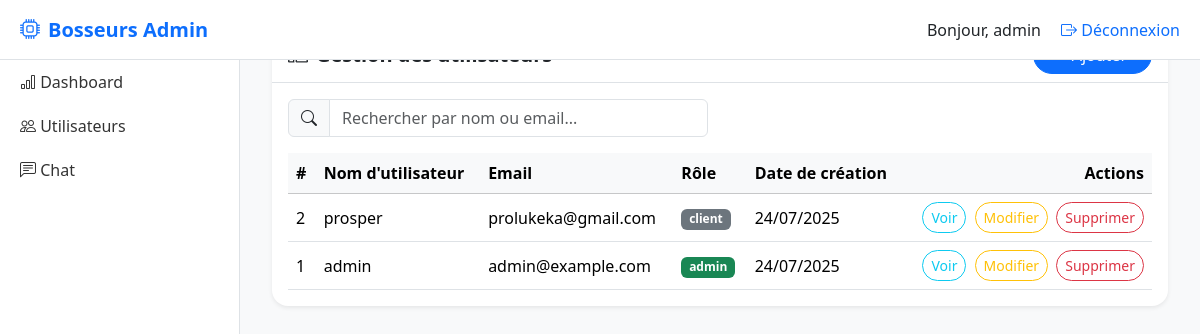
Screenshot of /users (signed in) with the database file from the repository.
### models.py (models this page shows, shortened)
class User(UserMixin, db.Model):
    id = db.Column(db.Integer, primary_key=True)
    username = db.Column(db.String(150), unique=True, nullable=False)
    email = db.Column(db.String(150), unique=True, nullable=False)
    password_hash = db.Column(db.String(200), nullable=False)
    date_created = db.Column(db.DateTime, default=datetime.utcnow)
    role = db.Column(db.String(10), default='client')
    messages = db.relationship('Message', backref='user', lazy=True)
    @property
    def is_admin(self):
        return self.role == 'admin'

### app.py (the view)
@app.route('/users')
@login_required
def users():
    if not current_user.is_admin:
        return redirect('/')
    search_query = request.args.get('search', '')
    if search_query:
        all_users = User.query.filter(User.username.ilike(f"%{search_query}%")).order_by(User.date_created.desc()).all()
    else:
        all_users = User.query.order_by(User.date_created.desc()).all()
    return render_template('admin/users.html', users=all_users, search_query=search_query)

### app.py (called while the page is built)
@login_manager.user_loader
def load_user(user_id):
    return User.query.get(int(user_id))

### templates/admin/users.html (shortened to what this page needs)
{% extends 'base.html' %}
{% block content %}
<div class="container-fluid py-2">
  <div class="card shadow-sm border-0 rounded-4">
    <div class="card-header bg-white border-bottom d-flex justify-content-between align-items-center rounded-top-4">
      <h5 class="fw-bold mb-0">Gestion des utilisateurs</h5>
      <a href="{{ url_for('add_user') }}" class="btn btn-primary rounded-pill px-4">+ Ajouter</a>
    </div>
    <div class="card-body">
      <div class="row mb-3">
        <div class="col-md-6">
          <div class="input-group">
            <span class="input-group-text bg-light"><i class="bi bi-search"></i></span>
            <input type="text" id="searchInput" class="form-control" placeholder="Rechercher par nom ou email...">
          </div>
        </div>
      </div>
      <div class="table-responsive">
        <table class="table table-hover align-middle mb-0">
          <thead class="table-light">
            <tr>
              <th scope="col">#</th>
              <th scope="col">Nom d'utilisateur</th>
              <th scope="col">Email</th>
              <th scope="col">Rôle</th>
              <th scope="col">Date de création</th>
              <th scope="col" class="text-end">Actions</th>
            </tr>
          </thead>
          <tbody id="userTable">
            {% for user in users %}
            <tr>
              <td>{{ user.id }}</td>
              <td>{{ user.username }}</td>
              <td>{{ user.email }}</td>
              <td>
                <span class="badge bg-{{ 'success' if user.role == 'admin' else 'secondary' }}">{{ user.role }}</span>
              </td>
              <td>{{ user.date_created.strftime('%d/%m/%Y') }}</td>
              <td class="text-end">
                <a href="{{ url_for('view_user', user_id=user.id) }}" class="btn btn-sm btn-outline-info rounded-pill me-1">Voir</a>
                <a href="{{ url_for('edit_user', user_id=user.id) }}" class="btn btn-sm btn-outline-warning rounded-pill me-1">Modifier</a>
                <a href="{{ url_for('delete_user', user_id=user.id) }}" class="btn btn-sm btn-outline-danger rounded-pill"
                  onclick="return confirm('Supprimer cet utilisateur ?')">Supprimer</a>
              </td>
            </tr>
            {% endfor %}
          </tbody>
        </table>
      </div>
    </div>
  </div>
</div>
{% endblock %}

### templates/base.html (shortened to what this page needs)
<!DOCTYPE html>
<html lang="fr">
<head>
  <link href="{{ url_for('static', filename='css/bootstrap.min.css') }}" rel="stylesheet" />
  <link href="https://cdn.jsdelivr.net/npm/bootstrap-icons@1.10.5/font/bootstrap-icons.css" rel="stylesheet" />
</head>
<body>
  <div class="topbar">
    <h5><i class="bi bi-cpu me-2"></i>Bosseurs Admin</h5>
    <div>
      {% if current_user.is_authenticated %}
        <span class="me-3">Bonjour, {{ current_user.username }}</span>
        <a href="{{ url_for('logout') }}"><i class="bi bi-box-arrow-right"></i> Déconnexion</a>
      {% endif %}
    </div>
  </div>
  <div class="sidebar">
    <ul class="nav flex-column">
      <li class="nav-item">
        <a class="nav-link {% if active_page == 'dashboard' %}active{% endif %}" href="{{ url_for('dashboard') }}">
          <i class="bi bi-bar-chart"></i> Dashboard
        </a>
      </li>
      <li class="nav-item">
        <a class="nav-link {% if active_page == 'users' %}active{% endif %}" href="{{ url_for('users') }}">
          <i class="bi bi-people"></i> Utilisateurs
        </a>
      </li>
      <li class="nav-item">
        <a class="nav-link {% if active_page == 'chat' %}active{% endif %}" href="{{ url_for('chat') }}">
          <i class="bi bi-chat-left-text"></i> Chat
        </a>
      </li>
    </ul>
  </div>
  <div class="content">
    {% block content %}{% endblock %}
  </div>
</body>
</html>

### templates/base.html (style rules this page uses)
body { background-color: #f8f9fa; font-family: 'Segoe UI', sans-serif; }
.sidebar { width: 240px; height: 100vh; position: fixed; top: 0; left: 0; background-color: #ffffff; border-right: 1px solid #dee2e6; padding-top: 60px; }
.sidebar .nav-link { color: #333; padding: 10px 20px; font-weight: 500; }
.content { margin-left: 240px; padding: 20px; min-height: 100vh; }
.topbar { height: 60px; width: 100%; position: fixed; top: 0; left: 0; background-color: #ffffff; border-bottom: 1px solid #dee2e6; z-index: 1000; padding: 0 20px; display: flex; align-items: center; justify-content: space-between; }
.topbar h5 { margin: 0; font-weight: bold; color: #0d6efd; }
.topbar a { color: #0d6efd; font-weight: 500; text-decoration: none; }

### rows the page displays
User: username "admin", id "1", email "admin@example.com", role "admin", date_created "24/07/2025"
User: id "2", username "prosper", email "prolukeka@gmail.com", role "client", date_created "24/07/2025"
